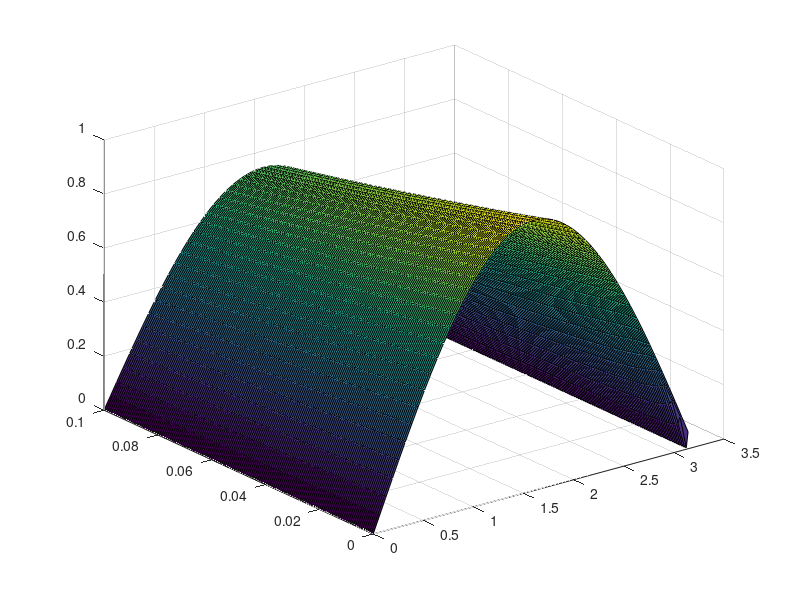

The MATLAB source for this figure:
dx = 0.52;
dt = 0.01;
alpha = 3;
lambda = alpha * (dt/(dx^2));
rows = .1/dt + 1;
cols = floor(pi/dx) + 1;
U = zeros(rows, cols);

for i = 1:cols
    U(1, i) = sin((i-1)*dx);
end
U(1, 1) = 0;
U(1, cols) = 0;

a = 2*(1+lambda);
b = -lambda;
c = -lambda;

A = diag(a*ones(1,cols-2)) + diag(b*ones(1,cols-3),1) + diag(c*ones(1,cols-3),-1);

a = 2*(1-lambda);
b = lambda;
c = lambda;
B = diag(a*ones(1,cols-2)) + diag(b*ones(1,cols-3),1) + diag(c*ones(1,cols-3),-1);

for i = 2:rows
    x = inv(A)*(B*U(i-1, 2:cols-1)');
    for j = 1:cols-2
        U(i, j+1) = x(j);
    end
end

x1 = linspace(0, pi, floor(pi/0.52)+ 1);
y1 = linspace(0, 0.1, rows);
surf(x1, y1, U);


dx = pi/50;
lambda = 0.5;
alpha = 3;
dt = lambda*(dx^2)/alpha;

rows = floor(.1/dt) + 1;
cols = floor(pi/dx) + 1;
W = zeros(rows, cols);

for i = 1:cols
    W(1, i) = sin((i-1)*dx);
end

for i = 2:rows
    for j = 2:cols-1
        W(i, j) = W(i-1, j) + lambda*(W(i-1, j+1) -2*W(i-1, j) + W(i-1, j-1));
    end
end
x2 = linspace(0, pi, 50);
y2 = linspace(0, 0.1, rows);
surf(x2, y2, W)


    
